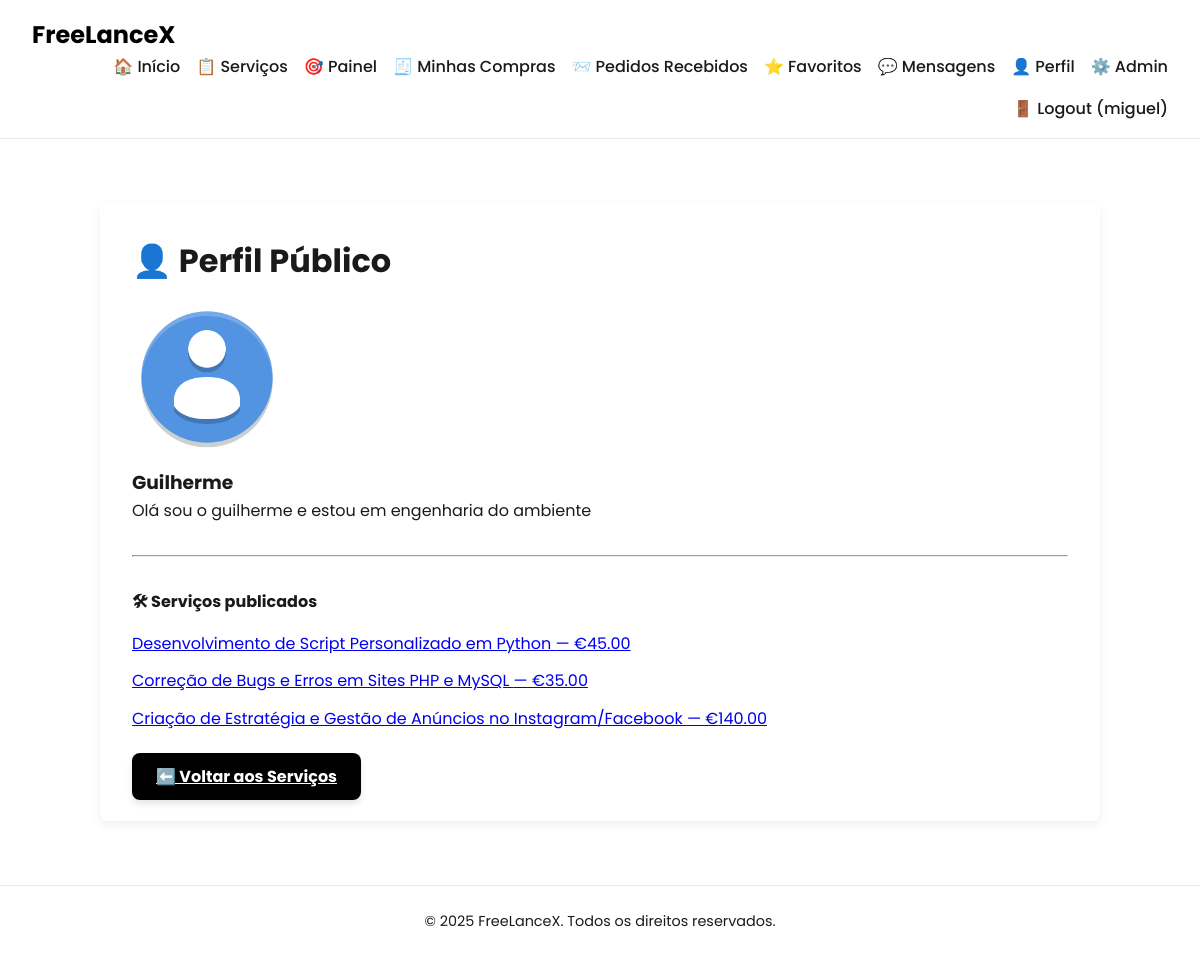
/pages/public_profile.php?id=12 (signed in), run on the app's committed database.
### tables this page shows
CREATE TABLE profiles (
    user_id INTEGER PRIMARY KEY,
    name TEXT,
    bio TEXT,
    profile_image TEXT,
    FOREIGN KEY(user_id) REFERENCES users(id)
);

CREATE TABLE services (
    id INTEGER PRIMARY KEY AUTOINCREMENT,
    freelancer_id INTEGER NOT NULL,
    title TEXT NOT NULL,
    description TEXT,
    price REAL NOT NULL,
    delivery_time TEXT NOT NULL,
    category TEXT, 
    media_path TEXT,
    is_promoted INTEGER DEFAULT 0, currency TEXT DEFAULT 'USD', status TEXT DEFAULT 'pendente',
    FOREIGN KEY(freelancer_id) REFERENCES users(id)
);

### pages/public_profile.php (the view, shortened to what this page needs)
<?php
require_once '../includes/db.php';
$user_id = (int) $_GET['id'];
$stmt = $db->prepare("
    SELECT u.username, p.name, p.bio, p.profile_image
    FROM users u
    LEFT JOIN profiles p ON u.id = p.user_id
    WHERE u.id = ?
");
$stmt->execute([$user_id]);
$user = $stmt->fetch(PDO::FETCH_ASSOC);
$stmt = $db->prepare("SELECT id, title, price FROM services WHERE freelancer_id = ? AND status = 'aprovado'");
$stmt->execute([$user_id]);
$services = $stmt->fetchAll(PDO::FETCH_ASSOC);
$imgPath = !empty($user['profile_image']) && file_exists('../' . $user['profile_image'])
    ? '/' . htmlspecialchars($user['profile_image'])
    : '/uploads/profiles/default_profile.png';
?>
<!DOCTYPE html>
<html lang="pt">
<?php include '../includes/head.php'; ?>
<body>
<?php include '../includes/header.php'; ?>
<main class="dashboard-container">
    <h2>👤 Perfil Público</h2>
    <img src="<?= $imgPath ?>" alt="Foto de perfil" class="profile-picture" width="150" style="border-radius: 50%; margin-bottom: 1rem;">
    <h3><?= htmlspecialchars($user['name'] ?? $user['username']) ?></h3>
    <?php if (!empty($user['bio'])): ?>
        <p style="max-width: 600px; margin-bottom: 1rem;"><?= nl2br(htmlspecialchars($user['bio'])) ?></p>
    <?php endif; ?>
    <hr style="margin: 2rem 0;">
    <h4>🛠 Serviços publicados</h4>
    <?php if (count($services) === 0): ?>
        <p class="no-services">Este utilizador ainda não publicou nenhum serviço.</p>
    <?php else: ?>
        <ul class="service-list">
            <?php foreach ($services as $s): ?>
                <li>
                    <a href="service_detail.php?id=<?= $s['id'] ?>">
                        <?= htmlspecialchars($s['title']) ?> — €<?= number_format($s['price'], 2) ?>
                    </a>
                </li>
            <?php endforeach; ?>
        </ul>
    <?php endif; ?>
    <p style="margin-top: 2rem;">
        <a href="services.php" class="primary-btn">⬅️ Voltar aos Serviços</a>
    </p>
</main>
<?php include '../includes/footer.php'; ?>
</body>
</html>

### css/style.css (style rules this page uses)
:root { --primary: #000000; --bg-light: #ffffff; --text-color: #1a1a1a; --accent: #0070f3; --radius: 8px; --transition: all 0.3s ease-in-out; }
* { margin: 0; padding: 0; box-sizing: border-box; }
body { font-family: 'Poppins', sans-serif; background-color: var(--bg-light); color: var(--text-color); line-height: 1.6; }
main { max-width: 1000px; margin: 4rem auto 2rem auto; padding: 2rem; }
.primary-btn { background: var(--primary); color: #fff; padding: 12px 24px; border-radius: var(--radius); font-weight: bold; border: none; cursor: pointer; transition: var(--transition); box-shadow: 0 4px 6px rgba(0,0,0,0.1); }
.dashboard-container { max-width: 1000px; margin: 4rem auto; padding: 2rem; background: #fff; border-radius: var(--radius); box-shadow: 0 4px 12px rgba(0, 0, 0, 0.06); }
.dashboard-container h2 { font-size: 2rem; margin-bottom: 1rem; }
.service-list { list-style: none; padding: 0; }
.profile-picture { width: 150px; height: 150px; object-fit: cover; border-radius: 50%; margin-bottom: 1rem; display: block; }
.stats-list, .service-list { list-style: none; padding-left: 0; margin-top: 1rem; }
.service-list li { margin-bottom: 0.75rem; }

### data on the page
profiles: name "Guilherme", bio "Olá sou o guilherme e estou em engenharia do ambiente"
services: title "Desenvolvimento de Script Personalizado em Python", price "45.00"
services: title "Correção de Bugs e Erros em Sites PHP e MySQL", price "35.00"
services: title "Criação de Estratégia e Gestão de Anúncios no Instagram/Facebook", price "140.00"

### other printed values
$_SESSION['username'] "miguel"
